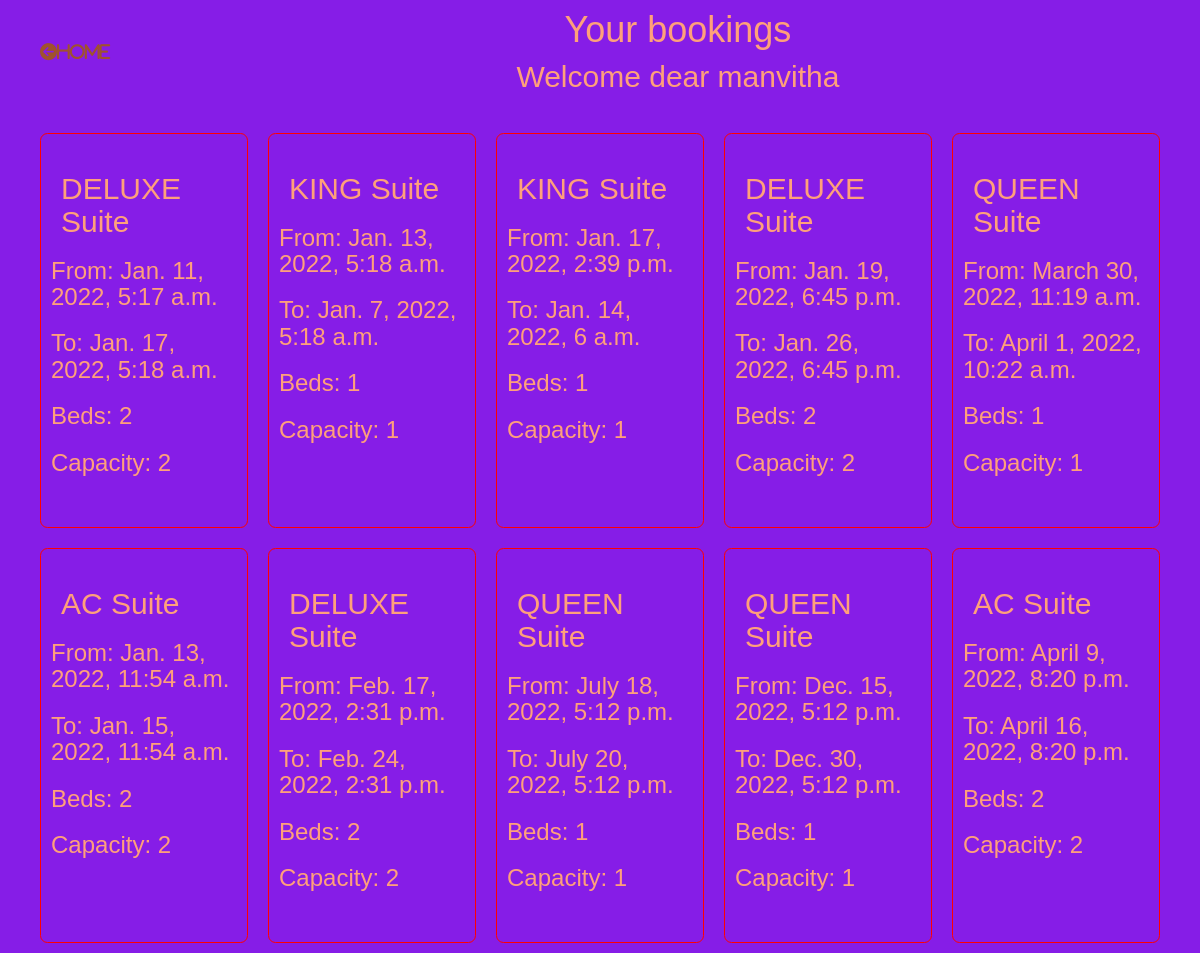
/booking_list/ (signed in), run on the app's committed database.
### hotelapp/models.py (models this page shows, shortened)
class Booking(models.Model):
    user=models.ForeignKey(settings.AUTH_USER_MODEL, on_delete=models.CASCADE)
    room=models.ForeignKey(Room, on_delete=models.CASCADE)
    check_in=models.DateTimeField()
    check_out=models.DateTimeField()
    def get_room_category(self):
        room_categories = dict(self.room.room_categories)
        room_category = room_categories.get(self.room.category)
        return room_category
    def get_cancel_booking_url(self):
        return reverse_lazy('hotelapp:cancelBookingview', args=[self.pk,])

class Room(models.Model):
    room_categories= [
        ('YAC','AC'),
        ('NAC','NON-AC'),
        ('DEL','DELUXE'),
        ('KIN','KING'),
        ('QUE','QUEEN')
    ]
    number=models.IntegerField()
    category=models.CharField(max_length=30, choices=room_categories)
    beds=models.IntegerField()
    capacity=models.IntegerField()

### hotelapp/views.py (the view)
# urls.py: path('booking_list/', BookingListView.as_view(), name='BookingListView'),
class BookingListView(ListView):
    model=Booking
    template_name="booking_list_view.html"
    def get_queryset(self, *args,**kwargs):
        if self.request.user.is_staff:
            booking_list = Booking.objects.all()
            return booking_list
        else:
            booking_list = Booking.objects.filter(user=self.request.user)
            return booking_list

### templates/booking_list_view.html (shortened to what this page needs)
<!DOCTYPE html>
{% extends 'hotelapp/base.html' %}
  {% block body_block %}
  {% load static %}
  <head>
      <link rel="stylesheet" href="{% static "css/booking_list_view.css" %}">
    </head>
    <body>
        <div class="content">
            <div class="header">
                <div class="headings">
                    <h1>Your bookings</h1>
                    <h2>Welcome dear {{user}}</h2>
                </div>
                        <div class="home">
                            <a href="/room_list"><i class="fa fa-arrow-circle-left">Home</i></a>
                        </div>
                </div>
            </div>
            <div class="bookings">
                {% for booking in booking_list %}
                <div class="booking">
                    <div class="category">
                        <h2>{{booking.get_room_category}} Suite</h2>
                    </div>
                    <div class="from">
                        <h3>From: {{booking.check_in}}</h3>
                    </div>
                    <div class="to">
                        <h3>To: {{booking.check_out}}</h3>
                    </div>
                    <div class="beds">
                        <h3>Beds: {{booking.room.beds}}</h3>
                    </div>
                    <div class="capacity">
                        <h3>Capacity: {{booking.room.capacity}}</h3>
                    </div>
                    <div class="cancel">
                    </div>
                </div>
                {% endfor %}
            </div>
        </div>
    </body>
{% endblock %}

### static/css/booking_list_view.css (style rules this page uses)
* { padding: 0; margin: 0; box-sizing: border-box; }
body { font-family: 'Trebuchet MS', 'Lucida Sans Unicode', 'Lucida Grande', 'Lucida Sans', Arial, sans-serif; background-color: rgb(134, 29, 231); color: lightsalmon; line-height: 1.5; font-size: 1.2rem; text-align: center; }
.content { display: flex; flex-direction: column; }
.header { flex: 1; display: flex; flex-flow: row-reverse wrap; justify-content: space-evenly; align-items: center; }
.headings { flex: 1.5; }
.home { flex: 0.1; }
.bookings { margin-top: 2rem; flex: 1; display: flex; flex-direction: row; flex-wrap: wrap; justify-content: space-evenly; }
.booking { flex: 1; max-width: 20vw; min-width: 20rem; text-align: left; border: 1px solid red; padding: 1rem; border-radius: 0.75rem; margin: 1rem; }
a i { margin: 1rem; color: sienna; text-decoration: none; }
.home a i { font-size: 1.7rem; }
h1,h2 { margin: 1rem; }

### data on the page
Booking: get_room_category "DELUXE", check_in "Jan. 11, 2022, 5:17 a.m.", check_out "Jan. 17, 2022, 5:18 a.m.", room.beds "2", room.capacity "2"
Booking: get_room_category "KING", check_in "Jan. 13, 2022, 5:18 a.m.", check_out "Jan. 7, 2022, 5:18 a.m.", room.beds "1", room.capacity "1"
Booking: get_room_category "KING", check_in "Jan. 17, 2022, 2:39 p.m.", check_out "Jan. 14, 2022, 6 a.m.", room.beds "1", room.capacity "1"
Booking: get_room_category "DELUXE", check_in "Jan. 19, 2022, 6:45 p.m.", check_out "Jan. 26, 2022, 6:45 p.m.", room.beds "2", room.capacity "2"
Booking: get_room_category "QUEEN", check_in "March 30, 2022, 11:19 a.m.", check_out "April 1, 2022, 10:22 a.m.", room.beds "1", room.capacity "1"
Booking: get_room_category "AC", check_in "Jan. 13, 2022, 11:54 a.m.", check_out "Jan. 15, 2022, 11:54 a.m.", room.beds "2", room.capacity "2"
Booking: get_room_category "DELUXE", check_in "Feb. 17, 2022, 2:31 p.m.", check_out "Feb. 24, 2022, 2:31 p.m.", room.beds "2", room.capacity "2"
Booking: get_room_category "QUEEN", check_in "July 18, 2022, 5:12 p.m.", check_out "July 20, 2022, 5:12 p.m.", room.beds "1", room.capacity "1"
Booking: get_room_category "QUEEN", check_in "Dec. 15, 2022, 5:12 p.m.", check_out "Dec. 30, 2022, 5:12 p.m.", room.beds "1", room.capacity "1"
Booking: get_room_category "AC", check_in "April 9, 2022, 8:20 p.m.", check_out "April 16, 2022, 8:20 p.m.", room.beds "2", room.capacity "2"

### other printed values
{{ user }} "manvitha"
